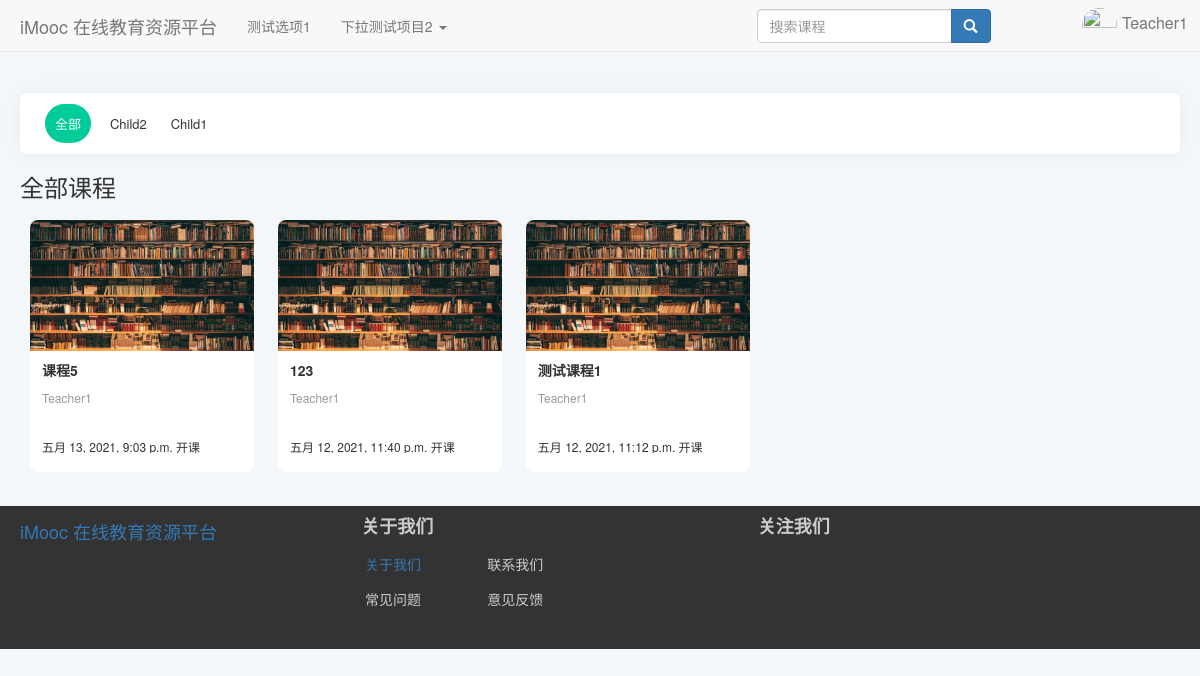
Page /category/30 (signed in) on the committed database.
### index/models.py (models this page shows, shortened)
class Users(models.Model):
    gender = (
        ("male", "男"),
        ("female", "女"),
        ("default", "保密"),
    )
    access = (
        ("banned", "封禁用户"),
        ("guest", "访客"),
        ("student", "学生"),
        ("teacher", "教师"),
    )
    profile_picture = models.ImageField(
        verbose_name="头像",
        null=True,
        upload_to="avatar",
        blank=True,
        default="avatar/default-profile-picture.jpg",
    )
    name = models.CharField(
        verbose_name="*用户名", max_length=128, unique=True, null=False
    )  # 昵称
    real_name = models.CharField(
        verbose_name="真实姓名", max_length=64, null=True, blank=True
    )  # 真实姓名
    password = models.CharField(
        verbose_name="*密码", max_length=256, editable=False
    )  # 密码
    email = models.EmailField(verbose_name="*电子邮箱", unique=True)  # 邮箱
    phone_number = models.CharField(
        verbose_name="手机号码", max_length=32, unique=True, null=True, blank=True
    )  # 手机号码
    access = models.CharField(
        verbose_name="*权限等级", max_length=16, choices=access, default="guest"
    )  # 权限级别
    selected_courses = models.ManyToManyField(
        "Course", related_name="students", null=True, blank=True
    )  # 已选课程
    sex = models.CharField(
        verbose_name="*性别", max_length=32, choices=gender, default="default"
    )  # 性别
    create_time = models.DateTimeField(verbose_name="账号创建时间", auto_now_add=True)  # 创建时间
    is_deleted = models.BooleanField(
        verbose_name="删除标记", default=False, editable=False
    )  # 删除标记
    def __str__(self) -> str:
        return self.name
    class Meta:
        ordering = ["-create_time"]
        verbose_name = "用户"
        verbose_name_plural = "用户"

class CourseCategory(models.Model):
    CategoryID = models.AutoField(primary_key=True, verbose_name="分类编号")
    CategoryName = models.CharField(verbose_name="分类名", max_length=64)
    Is_Root = models.BooleanField(verbose_name="根分类", default=True, editable=False)
    DisplayOrder = models.PositiveIntegerField(verbose_name="显示顺序", default=1)
    ParentID = models.ForeignKey(
        "self",
        on_delete=models.CASCADE,
        limit_choices_to={"Is_Root": 1},
        null=True,
        blank=True,
    )
    def __str__(self) -> str:
        return self.CategoryName
    class Meta:
        ordering = ["-CategoryID"]
        verbose_name = "课程分类"
        verbose_name_plural = "课程分类"

class Course(models.Model):
    status = (
        ("1", "未开课"),
        ("2", "已开课"),
        ("3", "已结课"),
    )
    Course_Name = models.CharField(verbose_name="课程名称", max_length=64)
    Course_Teacher = models.ForeignKey(
        "Users",
        on_delete=models.CASCADE,
        limit_choices_to={"access": "teacher"},
        null=True,
        blank=True,
        related_name="teacher",
    )
    Course_Info = models.TextField(verbose_name="课程说明", default="暂未设置")
    Course_Goal = models.TextField(verbose_name="课程目标", default="暂未设置")
    Grade_Requirements = models.TextField(verbose_name="成绩要求", default="暂未设置")
    Reference = models.TextField(verbose_name="参考资料", default="暂未设置")
    QA = models.TextField(verbose_name="常见问题", null=True, blank=True, default="暂未设置")
    Course_Img = models.ImageField(
        verbose_name="课程图片",
        null=True,
        upload_to="Course_Img",
        blank=True,
        default="material/defaultCourseImage.jpg",
    )
    Stu_Count = models.PositiveIntegerField(verbose_name="选课人数", default=0)
    Course_Chapter = models.TextField(
        verbose_name="课程章节",
        null=True,
        blank=True,
        default='[{"title":"New Node","key":"1"}]',
    )
    Course_Category = models.ForeignKey(
        "CourseCategory",
        verbose_name="课程分类",
        on_delete=models.CASCADE,
        limit_choices_to={"Is_Root": 0},
        null=True,
        blank=True,
    )
    View_Count = models.PositiveIntegerField(verbose_name="访问人数", default=0)
    Status = models.CharField(
        verbose_name="课程状态", max_length=16, choices=status, default="1"
    )
    Starting_Time = models.DateTimeField(verbose_name="开课时间", auto_now_add=True)
    Ending_Time = models.DateTimeField(verbose_name="结课时间", null=True, blank=True)
    class Meta:
        ordering = ["-Starting_Time"]
        verbose_name = "课程"
        verbose_name_plural = "课程"

### index/views.py (the view)
# urls.py: path("category/<int:categoryID>", views.categoryPage, name="category"),
def categoryPage(request, categoryID):
    category = models.CourseCategory.objects.get(CategoryID=categoryID)
    subCategories = models.CourseCategory.objects.filter(ParentID=categoryID)
    if request.method == "GET":
        cateID = request.GET.get("subcategory")
        if cateID == None:
            courses = VF.get_Courses_By_Category(categoryID)
        else:
            courses = VF.get_Courses_By_Category(cateID)
    return render(request, "index/courseCategory/courseCategoryIndex.html", locals())

### index/functions/viewFunction.py (called while the page is built)
def get_Courses_By_Category(CategoryID):
    Categories_Queryset = models.CourseCategory.objects.filter(
        Q(CategoryID=CategoryID) | Q(ParentID=CategoryID)
    )
    Course_Queryset = models.Course.objects.filter(
        Course_Category__in=Categories_Queryset
    )
    return Course_Queryset

### index/templates/index/courseCategory/courseCategoryIndex.html (shortened to what this page needs)
{% extends 'index/index.html' %}
{% load static %}
    {% block extrastatic %}
    <link rel="stylesheet" type="text/css" href="{% static 'index/css/courseCategoryIndex.css' %}">
    {% endblock extrastatic %}
    {% block content %}
    <div class="subCategoriesContainer">
        <span class="parentCates" id="{{category.CategoryID}}" href="{% url 'index:category' category.CategoryID %}">全部</span>
        {% for subcate in subCategories %}
        <span class="subCates" id="{{subcate.CategoryID}}" href="{% url 'index:category' category.CategoryID %}">{{subcate}}</span>
        {% endfor %}
    </div>
    <div class="CoursesContainer">
        <div class="CoursesByCategory">
            <div>
                <h3>全部课程</h3>
            </div>
            <div>
                {% for course in courses %}
                <div class="CourseCard">
                    <div class="CourseCardUpper">
                        <div class="CourseCover">
                            <img src="{{course.Course_Img.url}}">
                        </div>
                    </div>
                    <div class="CourseCardLower">
                        <div class="CourseInfo">
                            <h3 class="CourseTitle" id="{{course.id}}">{{course.Course_Name}}</h3>
                            <p class="CourseTeacher">{{course.Course_Teacher}}</p>
                        </div>
                        <div class="CourseDetail">
                            <div class="StartingTime">
                                <span>{{course.Starting_Time}} 开课</span>
                            </div>
                            <div class="StudentCount">
                                <span>{{course.Stu_Count}}人参加</span>
                            </div>
                        </div>
                    </div>
                </div>
                {% endfor %}
            </div>
        </div>
    </div>
    {% endblock content %}

### index/templates/index/index.html (shortened to what this page needs)
{% load static %}
<!DOCTYPE html>
<html class="widthauto">
<head>
	<link rel="stylesheet" href="https://cdn.staticfile.org/twitter-bootstrap/3.3.7/css/bootstrap.min.css">
	<link rel="stylesheet" type="text/css" href="{% static 'index/css/index.css' %}">
	<link rel="stylesheet" href="//cdnjs.cloudflare.com/ajax/libs/toastr.js/latest/toastr.min.css">
	{% block extrastatic %}
	{% endblock %}
</head>
<body>
	<div class="navbar head">
		<nav class="navbar navbar-default navbar-static-top" role="navigation">
			<div class="container-fluid">
				<div class="navbar-header">
					<a class="navbar-brand" href="/index">iMooc 在线教育资源平台</a>
				</div>
				<div>
					<ul class="nav navbar-nav">
						<li><a href="#">测试选项1</a></li>
						<li class="dropdown">
							<a href="#" class="dropdown-toggle" data-toggle="dropdown">
								下拉测试项目2
								<b class="caret"></b>
							</a>
						</li>
					</ul>
					<div class="nav-right-part">
						<div class="nav-right-search navbar-left" id="nav-right-search">
							<form class="navbar-form" role="form">
								<div class="form-group">
									<div class="input-group">
										<input type="text" class="form-control visible-lg-block visible-md-block"
											placeholder="搜索课程">
										<span class="input-group-btn">
											<button class="btn btn-primary glyphicon glyphicon-search" type="button"
												id="search-btn"></button>
										</span>
									</div>
								</div>
							</form>
						</div>
						<div class="nav-right-login navbar-right" id="nav-right-login">
							{% if request.session.is_login == True %}
							<ul class="nav navbar-nav">
								<li class="dropdown">
									<a href="#" class="dropdown-toggle" data-toggle="dropdown" data-hover="dropdown"
										id="userBox">
										<img class="img-circle img-responsive dropdown"
											src="{{ request.session.avatar }}" alt="" width="35" height="33" id="avatar"
											style="text-decoration:none;" />
										{{ request.session.user_name }}
									</a>
								</li>
							</ul>
							{% else %}
							<ul class="nav navbar-nav">
								<li><a href="/login"><span class="glyphicon glyphicon-log-in"></span> 登录</a></li>
								<li><a href="/register"><span class="glyphicon glyphicon-user"></span> 注册</a></li>
							</ul>
							{% endif %}
						</div>
					</div>
				</div>
			</div>
		</nav>
	</div>
	<div class="container-fluid">
		{% block content %}
		{% endblock %}
	</div>
	<div class="infobar footer">
		<div id="footer">
			<div class="footer-logo">
				<a class="navbar-brand" href="/index">iMooc 在线教育资源平台</a>
			</div>
			<div class="footer-about col-lg-4 col-lg-offset-1">
				<h4 class="col-lg-12"><strong>关于我们</strong></h4>
				<h5 class="col-lg-4"><a href="/aboutus/">&nbsp;关于我们</a></h5>
				<h5 class="col-lg-5">&nbsp;联系我们</h5>
				<h5 class="col-lg-4">&nbsp;常见问题</h5>
				<h5 class="col-lg-5">&nbsp;意见反馈</h5>
			</div>
			<div class="footer-follow col-lg-offset-0 col-lg-2">
				<h4 class="col-lg-12 col-lg-offset-0"><strong>关注我们</strong></h4>
			</div>
		</div>
	</div>
</body>
</html>

### index/static/index/css/index.css (style rules this page uses)
body { background-color: #f3f7f9; }
.container-fluid { margin: 0 auto; width: 1190px; min-width: 1190px; }
.navbar-default { width: auto; }
#nav-right-search { position: relative; left: 280px; }
.infobar { position: relative; width: auto; height: 143px; background-color: #333; }
#footer { width: auto; margin: 20px auto; width: 1190px; }
.footer h4 { color: #ccc; }
.footer h5 { color: #cccccc; }
#avatar { display: inline; }
#nav-right-login { font-size: 16px; display: inline-block; padding:0px; }
#userBox { position:relative; padding:7px; display:inline-block; }
#search-btn { position: relative; top: 0px; }

### index/static/index/css/courseCategoryIndex.css (style rules this page uses)
.subCategoriesContainer { background-color: #fff; overflow:hidden; box-shadow: 0 0 20px 0 rgb(12 1 4 / 5%); border-radius:7px; padding:20px; }
.subCates,.parentCates { position:relative; padding:5px; text-align:center; cursor:pointer; border-radius:50px; margin:5px; font-size:13px; }
.active { position:relative; color:white; background-color:rgb(0,204,153); padding:10px; text-align:center; cursor:pointer; border-radius:50px; }
.CourseCard { display:inline-block; background-color:white; width:224px; height:252px; margin:10px; overflow: hidden; border-radius:8px; cursor: pointer; transition:all ease-in 0.2s; }
.CourseCover { width:224px; height:131.25px; overflow:hidden; }
.CourseCover img { width:100%; }
.CourseCard h3 { display:--webkit-box; font-size:14px; font-weight:bold; line-height:18px; overflow:hidden; text-overflow:ellipsis; }
.CourseCardLower { padding: 10px 12px; }
.CourseInfo { height: 48px; position: relative; bottom: 20px; }
.CourseTeacher { margin: 0 0 10px; font-size: 12px; color: #999; overflow: hidden; height: 17px; text-overflow: ellipsis; line-height: 17px; }
.CourseInfo { height: 60px; position: relative; bottom: 20px; }
.CourseDetail { height: 12px; line-height: 12px; font-size: 12px; overflow: hidden; position: relative; }
.StartingTime { float: left; }
.StudentCount { float: right; }

### rows in the picture
Users: session.user_name "Teacher1"
CourseCategory: CategoryName "Child2"
CourseCategory: CategoryName "Child1"
Course: Course_Img (placeholder picture), Course_Name "课程5", Course_Teacher "Teacher1", Starting_Time "五月 13, 2021, 9:03 p.m."
Course: Course_Img (placeholder picture), Course_Name "123", Course_Teacher "Teacher1", Starting_Time "五月 12, 2021, 11:40 p.m."
Course: Course_Img (placeholder picture), Course_Name "测试课程1", Course_Teacher "Teacher1", Starting_Time "五月 12, 2021, 11:12 p.m."
